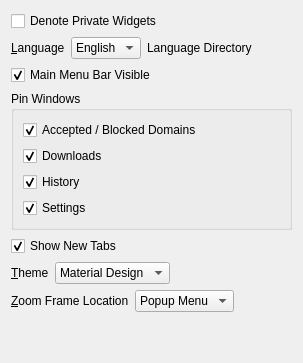
        <widget class="QWidget" name="display_page">
         <layout class="QVBoxLayout" name="verticalLayout_4">
          <item>
           <widget class="QCheckBox" name="denote_private_widgets">
            <property name="toolTip">
             <string>&lt;html&gt;&lt;head/&gt;&lt;body&gt;&lt;p&gt;Enable special themes on some widgets.&lt;/p&gt;&lt;/body&gt;&lt;/html&gt;</string>
            </property>
            <property name="text">
             <string>Denote Private Widgets</string>
            </property>
           </widget>
          </item>
          <item>
           <layout class="QHBoxLayout" name="horizontalLayout_15">
            <item>
             <widget class="QLabel" name="label_23">
              <property name="text">
               <string>&amp;Language</string>
              </property>
              <property name="buddy">
               <cstring>language</cstring>
              </property>
             </widget>
            </item>
            <item>
             <widget class="QComboBox" name="language">
              <property name="toolTip">
               <string>Please restart Dooble if Language is changed.</string>
              </property>
              <property name="currentIndex">
               <number>0</number>
              </property>
              <property name="insertPolicy">
               <enum>QComboBox::NoInsert</enum>
              </property>
              <property name="sizeAdjustPolicy">
               <enum>QComboBox::AdjustToContents</enum>
              </property>
              <item>
               <property name="text">
                <string>English</string>
               </property>
              </item>
              <item>
               <property name="text">
                <string>System</string>
               </property>
              </item>
             </widget>
            </item>
            <item>
             <widget class="QLabel" name="language_directory">
              <property name="sizePolicy">
               <sizepolicy hsizetype="Expanding" vsizetype="Preferred">
                <horstretch>0</horstretch>
                <verstretch>0</verstretch>
               </sizepolicy>
              </property>
              <property name="text">
               <string>Language Directory</string>
              </property>
              <property name="wordWrap">
               <bool>true</bool>
              </property>
             </widget>
            </item>
            <item>
             <spacer name="horizontalSpacer_15">
              <property name="orientation">
               <enum>Qt::Horizontal</enum>
              </property>
              <property name="sizeHint" stdset="0">
               <size>
                <width>40</width>
                <height>20</height>
               </size>
              </property>
             </spacer>
            </item>
           </layout>
          </item>
          <item>
           <widget class="QCheckBox" name="main_menu_bar_visible">
            <property name="toolTip">
             <string>If hidden, show via F10.</string>
            </property>
            <property name="text">
             <string>Main Menu Bar Visible</string>
            </property>
            <property name="checked">
             <bool>true</bool>
            </property>
           </widget>
          </item>
          <item>
           <widget class="QGroupBox" name="groupBox">
            <property name="toolTip">
             <string>&lt;html&gt;&lt;head/&gt;&lt;body&gt;&lt;p&gt;Support windows will be transformed into tab pages. Modified settings will not be applied immediately.&lt;/p&gt;&lt;/body&gt;&lt;/html&gt;</string>
            </property>
            <property name="title">
             <string>Pin Windows</string>
            </property>
            <layout class="QVBoxLayout" name="verticalLayout_13">
             <item>
              <widget class="QCheckBox" name="pin_accepted_or_blocked_domains">
               <property name="text">
                <string>Accepted / Blocked Domains</string>
               </property>
               <property name="checked">
                <bool>true</bool>
               </property>
              </widget>
             </item>
             <item>
              <widget class="QCheckBox" name="pin_downloads">
               <property name="text">
                <string>Downloads</string>
               </property>
               <property name="checked">
                <bool>true</bool>
               </property>
              </widget>
             </item>
             <item>
              <widget class="QCheckBox" name="pin_history">
               <property name="text">
                <string>History</string>
               </property>
               <property name="checked">
                <bool>true</bool>
               </property>
              </widget>
             </item>
             <item>
              <widget class="QCheckBox" name="pin_settings">
               <property name="text">
                <string>Settings</string>
               </property>
               <property name="checked">
                <bool>true</bool>
               </property>
              </widget>
             </item>
            </layout>
           </widget>
          </item>
          <item>
           <widget class="QCheckBox" name="access_new_tabs">
            <property name="toolTip">
             <string>&lt;html&gt;&lt;head/&gt;&lt;body&gt;&lt;p&gt;If a tab is created from a link, automatically switch to the new tab.&lt;/p&gt;&lt;/body&gt;&lt;/html&gt;</string>
            </property>
            <property name="text">
             <string>Show New Tabs</string>
            </property>
            <property name="checked">
             <bool>true</bool>
            </property>
           </widget>
          </item>
          <item>
           <layout class="QHBoxLayout" name="horizontalLayout_4">
            <item>
             <widget class="QLabel" name="label_3">
              <property name="text">
               <string>&amp;Theme</string>
              </property>
              <property name="buddy">
               <cstring>theme</cstring>
              </property>
             </widget>
            </item>
            <item>
             <widget class="QComboBox" name="theme">
              <property name="currentIndex">
               <number>0</number>
              </property>
              <property name="insertPolicy">
               <enum>QComboBox::NoInsert</enum>
              </property>
              <property name="sizeAdjustPolicy">
               <enum>QComboBox::AdjustToContents</enum>
              </property>
              <item>
               <property name="text">
                <string>Material Design</string>
               </property>
              </item>
             </widget>
            </item>
            <item>
             <spacer name="horizontalSpacer_3">
              <property name="orientation">
               <enum>Qt::Horizontal</enum>
              </property>
              <property name="sizeHint" stdset="0">
               <size>
                <width>40</width>
                <height>20</height>
               </size>
              </property>
             </spacer>
            </item>
           </layout>
          </item>
          <item>
           <layout class="QHBoxLayout" name="horizontalLayout_11">
            <item>
             <widget class="QLabel" name="label_21">
              <property name="text">
               <string>&amp;Zoom Frame Location</string>
              </property>
              <property name="buddy">
               <cstring>zoom_frame_location</cstring>
              </property>
             </widget>
            </item>
            <item>
             <widget class="QComboBox" name="zoom_frame_location">
              <property name="currentText">
               <string>Popup Menu</string>
              </property>
              <property name="currentIndex">
               <number>0</number>
              </property>
              <property name="insertPolicy">
               <enum>QComboBox::NoInsert</enum>
              </property>
              <property name="sizeAdjustPolicy">
               <enum>QComboBox::AdjustToContents</enum>
              </property>
              <item>
               <property name="text">
                <string>Popup Menu</string>
               </property>
              </item>
             </widget>
            </item>
            <item>
             <spacer name="horizontalSpacer_13">
              <property name="orientation">
               <enum>Qt::Horizontal</enum>
              </property>
              <property name="sizeHint" stdset="0">
               <size>
                <width>40</width>
                <height>20</height>
               </size>
              </property>
             </spacer>
            </item>
           </layout>
          </item>
          <item>
           <spacer name="verticalSpacer_3">
            <property name="orientation">
             <enum>Qt::Vertical</enum>
            </property>
            <property name="sizeHint" stdset="0">
             <size>
              <width>20</width>
              <height>40</height>
             </size>
            </property>
           </spacer>
          </item>
         </layout>
        </widget>
